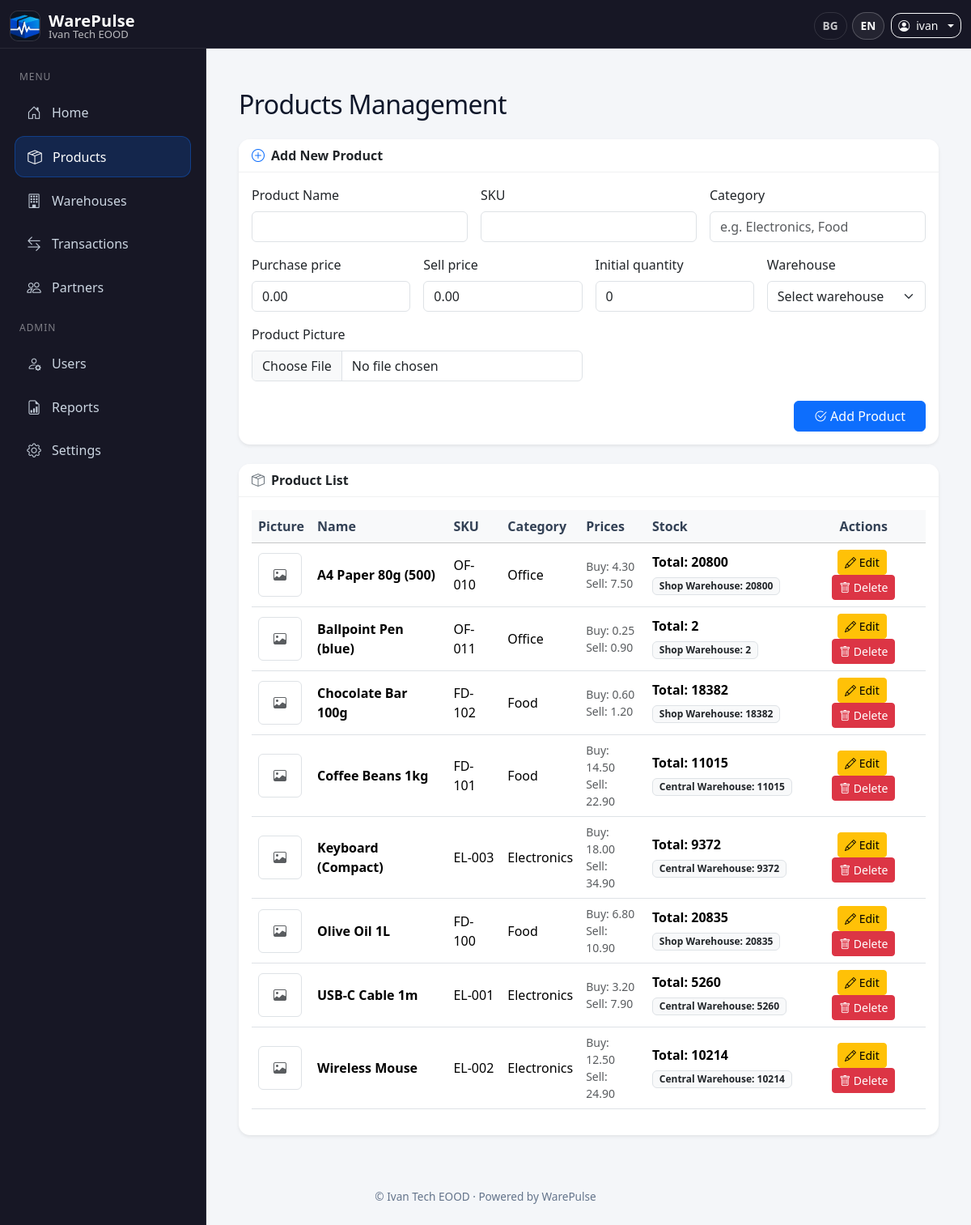
The page /products (signed in) on the database its author committed.
### inventory/models.py (models this page shows, shortened)
class AppConfig(db.Model):
    __tablename__ = "app_config"
    id = db.Column(db.Integer, primary_key=True)
    owner_id = db.Column(db.Integer, db.ForeignKey("user.id"), nullable=False, unique=True)
    company_name = db.Column(db.String(120), default="My Company")
    logo_path = db.Column(db.String(200))
    notifications_enabled = db.Column(db.Boolean, default=True)
    low_stock_threshold = db.Column(db.Integer, default=5)
    default_language = db.Column(db.String(10), default="en")
    currency = db.Column(db.String(10), default="EUR")

class User(db.Model, UserMixin):
    __tablename__ = "user"
    id = db.Column(db.Integer, primary_key=True)
    username = db.Column(db.String(150), nullable=False, unique=True)
    email = db.Column(db.String(150), nullable=False, unique=True)
    password = db.Column(db.String(200), nullable=False)
    role = db.Column(db.String(50), nullable=False, default="User")
    created_by_id = db.Column(db.Integer, db.ForeignKey("user.id"), nullable=True)
    login_count = db.Column(db.Integer, default=0, nullable=False)
    last_login_ip = db.Column(db.String(64), nullable=True)
    last_login_country = db.Column(db.String(100), nullable=True)
    last_login_at = db.Column(db.DateTime, nullable=True)
    last_login_user_agent = db.Column(db.String(255), nullable=True)
    force_password_change = db.Column(db.Boolean, default=False, nullable=False)
    password_changed_at = db.Column(db.DateTime, nullable=True)
    company_name = db.Column(db.String(150), nullable=True)
    created_by = db.relationship("User", remote_side=[id], backref="created_users")
    transactions = db.relationship("Transaction", back_populates="user")
    login_events = db.relationship(
        "LoginEvent",
        back_populates="user",
        cascade="all, delete-orphan",
        order_by="desc(LoginEvent.logged_in_at)",
    )

class Product(db.Model):
    __tablename__ = "product"
    id = db.Column(db.Integer, primary_key=True)
    name = db.Column(db.String(100), nullable=False)
    sku = db.Column(db.String(50), nullable=False)
    category = db.Column(db.String(100))
    quantity = db.Column(db.Integer, default=0)
    default_purchase_price = db.Column(db.Float, default=0.0)
    default_sell_price = db.Column(db.Float, default=0.0)
    image = db.Column(db.String(200))
    owner_id = db.Column(db.Integer, db.ForeignKey("user.id"), nullable=False)
    warehouse_id = db.Column(db.Integer, db.ForeignKey("warehouse.id"), nullable=True)
    stocks = db.relationship("Stock", back_populates="product", cascade="all, delete-orphan")
    items = db.relationship("TransactionItem", back_populates="product")

class Stock(db.Model):
    __tablename__ = "stock"
    id = db.Column(db.Integer, primary_key=True)
    product_id = db.Column(db.Integer, db.ForeignKey("product.id"), nullable=False)
    warehouse_id = db.Column(db.Integer, db.ForeignKey("warehouse.id"), nullable=False)
    quantity = db.Column(db.Integer, default=0)
    __table_args__ = (
        db.UniqueConstraint("product_id", "warehouse_id", name="uq_stock_product_warehouse"),
    )
    product = db.relationship("Product", back_populates="stocks")
    warehouse = db.relationship("Warehouse", back_populates="stocks")

class Warehouse(db.Model):
    __tablename__ = "warehouse"
    id = db.Column(db.Integer, primary_key=True)
    name = db.Column(db.String(100), nullable=False)
    location = db.Column(db.String(150), nullable=True)
    owner_id = db.Column(db.Integer, db.ForeignKey("user.id"), nullable=False)
    products = db.relationship("Product", backref="warehouse")
    stocks = db.relationship("Stock", back_populates="warehouse", cascade="all, delete-orphan")
    transactions = db.relationship("Transaction", back_populates="warehouse")

### inventory/routes/products.py (the view)
@bp.route("/products")
@login_required
def products():
    if not has_permission(current_user, "products:view"):
        flash(_("You do not have permission to view products."), "danger")
        return redirect(url_for("main.index"))
    owner_id = _get_owner_id()
    query = (
        Product.query
        .options(joinedload(Product.stocks).joinedload(Stock.warehouse))
        .order_by(Product.name.asc())
    )
    if owner_id is not None:
        query = query.filter(Product.owner_id == owner_id)
    products_list = query.all()
    warehouses_q = Warehouse.query.order_by(Warehouse.name.asc())
    if owner_id is not None:
        warehouses_q = warehouses_q.filter(Warehouse.owner_id == owner_id)
    warehouses = warehouses_q.all()
    return render_template("products.html", products=products_list, warehouses=warehouses)

### inventory/templates/products.html (shortened to what this page needs)
{% extends 'base.html' %}
{% block content %}
<div class="container py-4">
  <div class="d-flex justify-content-between align-items-center mb-4">
    <h2 class="mb-0">{{ _('Products Management') }}</h2>
  </div>
  <div class="card shadow-sm mb-4">
    <div class="card-header bg-white fw-semibold d-flex align-items-center">
      <i class="bi bi-plus-circle me-2 text-primary"></i>{{ _('Add New Product') }}
    </div>
    <div class="card-body">
      <form action="{{ url_for('products.add_product') }}" method="POST" enctype="multipart/form-data">
        <div class="row g-3">
          <div class="col-md-4">
            <label class="form-label">{{ _('Product Name') }}</label>
            <input type="text" class="form-control" name="name" required>
          </div>
          <div class="col-md-4">
            <label class="form-label">{{ _('SKU') }}</label>
            <input type="text" class="form-control" name="sku" required>
          </div>
          <div class="col-md-4">
            <label class="form-label">{{ _('Category') }}</label>
            <input type="text" class="form-control" name="category" placeholder="{{ _('e.g. Electronics, Food') }}">
          </div>
          <div class="col-md-3">
            <label class="form-label">{{ _('Purchase price') }}</label>
            <input type="number" step="0.01" class="form-control" name="purchase_price" value="0.00">
          </div>
          <div class="col-md-3">
            <label class="form-label">{{ _('Sell price') }}</label>
            <input type="number" step="0.01" class="form-control" name="sell_price" value="0.00">
          </div>
          <div class="col-md-3">
            <label class="form-label">{{ _('Initial quantity') }}</label>
            <input type="number" class="form-control" name="quantity" value="0" min="0">
          </div>
          <div class="col-md-3">
            <label class="form-label">{{ _('Warehouse') }}</label>
            <select name="warehouse_id" class="form-select" required>
              <option value="">{{ _('Select warehouse') }}</option>
            </select>
          </div>
          <div class="col-md-6">
            <label class="form-label">{{ _('Product Picture') }}</label>
            <input type="file" class="form-control" name="image" accept="image/*">
          </div>
        </div>
        <div class="text-end mt-4">
          <button type="submit" class="btn btn-primary px-4">
            <i class="bi bi-check2-circle me-1"></i>{{ _('Add Product') }}
          </button>
        </div>
      </form>
    </div>
  </div>
  <div class="card shadow-sm">
    <div class="card-header bg-white fw-semibold d-flex align-items-center">
      <i class="bi bi-box-seam me-2 text-secondary"></i>{{ _('Product List') }}
    </div>
    <div class="card-body table-responsive">
      <table class="table table-hover align-middle">
        <thead class="table-light">
          <tr>
            <th style="width:70px">{{ _('Picture') }}</th>
            <th>{{ _('Name') }}</th>
            <th>{{ _('SKU') }}</th>
            <th>{{ _('Category') }}</th>
            <th>{{ _('Prices') }}</th>
            <th>{{ _('Stock') }}</th>
            <th class="text-center">{{ _('Actions') }}</th>
          </tr>
        </thead>
        <tbody>
          {% for product in products %}
          {% set total_stock = (product.stocks | sum(attribute='quantity')) %}
          <tr>
            <td>
              {% if product.image %}
                <img src="{{ url_for('static', filename=product.image) }}"
                     alt="{{ product.name }}"
                     class="rounded border"
                     style="width: 54px; height: 54px; object-fit: cover;">
              {% else %}
                <div class="rounded border d-flex align-items-center justify-content-center"
                     style="width:54px;height:54px;">
                  <i class="bi bi-image text-muted"></i>
                </div>
              {% endif %}
            </td>
            <td class="fw-semibold">{{ product.name }}</td>
            <td>{{ product.sku }}</td>
            <td>{{ product.category or _('N/A') }}</td>
            <td>
              <div class="small text-muted">{{ _('Buy') }}: {{ "%.2f"|format(product.default_purchase_price or 0) }}</div>
              <div class="small text-muted">{{ _('Sell') }}: {{ "%.2f"|format(product.default_sell_price or 0) }}</div>
            </td>
            <td>
              <div class="fw-semibold">{{ _('Total') }}: {{ total_stock or 0 }}</div>
              <div class="mt-1">
                {% for s in product.stocks %}
                  <span class="badge bg-light text-dark border me-1 mb-1">
                    {{ s.warehouse.name }}: {{ s.quantity or 0 }}
                  </span>
                {% endfor %}
              </div>
            </td>
            <td class="text-center">
              <button
                class="btn btn-sm btn-warning me-1 edit-btn"
                data-id="{{ product.id }}"
                data-name="{{ product.name }}"
                data-sku="{{ product.sku }}"
                data-category="{{ product.category or '' }}"
                data-buy="{{ product.default_purchase_price or 0 }}"
                data-sell="{{ product.default_sell_price or 0 }}"
              >
                <i class="bi bi-pencil"></i> {{ _('Edit') }}
              </button>
              <form method="POST"
                    action="{{ url_for('products.delete_product', id=product.id) }}"
                    class="d-inline delete-form"
                    data-confirm="{{ _('Are you sure you want to delete this product?') }}">
                <button type="submit" class="btn btn-sm btn-danger">
                  <i class="bi bi-trash"></i> {{ _('Delete') }}
                </button>
              </form>
            </td>
          </tr>
          {% endfor %}
        </tbody>
      </table>
    </div>
  </div>
</div>
{% endblock %}

### inventory/templates/base.html (shortened to what this page needs)
<!DOCTYPE html>
<html lang="{{ g.lang or 'en' }}">
<head>
  <link href="https://cdn.jsdelivr.net/npm/bootstrap@5.3.2/dist/css/bootstrap.min.css" rel="stylesheet" />
  <link href="https://cdn.jsdelivr.net/npm/bootstrap-icons@1.11.3/font/bootstrap-icons.css" rel="stylesheet" />
</head>
<body>
<nav class="navbar navbar-dark topbar fixed-top">
  <div class="container-fluid">
    <a class="navbar-brand brand"
       href="{% if current_user.is_authenticated %}
                {% if current_user.role == 'Developer' %}
                  {{ url_for('users.developer_dashboard') }}
                {% else %}
                  {{ url_for('main.index') }}
                {% endif %}
              {% else %}
                {{ url_for('main.landing') }}
              {% endif %}">
      <img src="{{ url_for('static', filename='warepulse-logo.png') }}" alt="WarePulse Logo" />
      <div class="d-flex flex-column">
        <span class="name">WarePulse</span>
        <span class="company">{{ g.app_config.company_name if g.app_config else '' }}</span>
      </div>
    </a>
    <div class="ms-auto d-flex align-items-center gap-2 top-actions">
      <div class="lang-pill d-none d-sm-flex align-items-center">
        <a href="?lang=bg" class="{% if g.lang=='bg' %}active{% endif %}">BG</a>
        <a href="?lang=en" class="{% if g.lang=='en' %}active{% endif %}">EN</a>
      </div>
      {% if current_user.is_authenticated %}
        <div class="dropdown">
          <a class="btn btn-outline-light btn-sm dropdown-toggle d-flex align-items-center gap-2"
             href="#" id="userDropdown" data-bs-toggle="dropdown" aria-expanded="false">
            <i class="bi bi-person-circle"></i>
            <span class="d-none d-sm-inline">{{ current_user.username }}</span>
          </a>
        </div>
      {% else %}
        <a class="btn btn-outline-light btn-sm" href="{{ url_for('auth.login') }}">{{ _('Login') }}</a>
        <a class="btn btn-primary btn-sm" href="{{ url_for('auth.register_admin') }}">{{ _('Register') }}</a>
      {% endif %}
    </div>
  </div>
</nav>
{% if current_user.is_authenticated and current_user.role != 'Developer' %}
  <aside id="sidebar" class="sidebar">
    <div class="nav-group-label">{{ _('Menu') }}</div>
    <a href="{{ url_for('main.index') }}"
       class="side-link {% if request.endpoint == 'main.index' %}active{% endif %}">
      <i class="bi bi-house-door"></i> {{ _('Home') }}
    </a>
    <a href="{{ url_for('products.products') }}"
       class="side-link {% if request.endpoint and request.endpoint.startswith('products.') %}active{% endif %}">
      <i class="bi bi-box-seam"></i> {{ _('Products') }}
    </a>
    <a href="{{ url_for('warehouses.warehouses') }}"
       class="side-link {% if request.endpoint and request.endpoint.startswith('warehouses.') %}active{% endif %}">
      <i class="bi bi-building"></i> {{ _('Warehouses') }}
    </a>
    <a href="{{ url_for('transactions.transactions') }}"
       class="side-link {% if request.endpoint and request.endpoint.startswith('transactions.') %}active{% endif %}">
      <i class="bi bi-arrow-left-right"></i> {{ _('Transactions') }}
    </a>
    <a href="{{ url_for('partners.partners') }}"
       class="side-link {% if request.endpoint and request.endpoint.startswith('partners.') %}active{% endif %}">
      <i class="bi bi-people"></i> {{ _('Partners') }}
    </a>
    {% if current_user.role == 'Admin / Owner' %}
      <div class="nav-group-label">{{ _('Admin') }}</div>
      <a href="{{ url_for('users.users') }}"
         class="side-link {% if request.endpoint and request.endpoint.startswith('users.') %}active{% endif %}">
        <i class="bi bi-person-gear"></i> {{ _('Users') }}
      </a>
      <a href="{{ url_for('reports.reports_home') }}"
         class="side-link {% if request.endpoint and request.endpoint.startswith('reports.') %}active{% endif %}">
        <i class="bi bi-file-earmark-bar-graph"></i> {{ _('Reports') }}
      </a>
      <a href="{{ url_for('settings.settings') }}"
         class="side-link {% if request.endpoint and request.endpoint.startswith('settings.') %}active{% endif %}">
        <i class="bi bi-gear"></i> {{ _('Settings') }}
      </a>
    {% endif %}
  </aside>
{% endif %}
<div class="content-wrap">
  <main class="main-content">
    {% block content %}{% endblock %}
  </main>
  <footer class="footer text-center">
    <div class="container">
      {% set company = g.app_config.company_name if g.app_config else '' %}
      © {{ company }} · Powered by WarePulse
    </div>
  </footer>
</div>
</body>
</html>

### rows shown on the page
AppConfig: app_config "Ivan Tech EOOD", company_name "Ivan Tech EOOD"
User: username "ivan"
Product: name "A4 Paper 80g (500)", sku "OF-010", category "Office", default_purchase_price "4.30", default_sell_price "7.50", total_stock "20800"
Stock: warehouse.name "Shop Warehouse", quantity "20800"
Product: name "Ballpoint Pen (blue)", sku "OF-011", category "Office", default_purchase_price "0.25", default_sell_price "0.90", warehouse "2"
Stock: warehouse.name "Shop Warehouse", quantity "2"
Product: name "Chocolate Bar 100g", sku "FD-102", category "Food", default_purchase_price "0.60", default_sell_price "1.20", total_stock "18382"
Stock: warehouse.name "Shop Warehouse", quantity "18382"
Product: name "Coffee Beans 1kg", sku "FD-101", category "Food", default_purchase_price "14.50", default_sell_price "22.90", total_stock "11015"
Stock: warehouse.name "Central Warehouse", quantity "11015"
Product: name "Keyboard (Compact)", sku "EL-003", category "Electronics", default_purchase_price "18.00", default_sell_price "34.90", total_stock "9372"
Stock: warehouse.name "Central Warehouse", quantity "9372"
Product: name "Olive Oil 1L", sku "FD-100", category "Food", default_purchase_price "6.80", default_sell_price "10.90", total_stock "20835"
Stock: warehouse.name "Shop Warehouse", quantity "20835"
Product: name "USB-C Cable 1m", sku "EL-001", category "Electronics", default_purchase_price "3.20", default_sell_price "7.90", total_stock "5260"
Stock: warehouse.name "Central Warehouse", quantity "5260"
Product: name "Wireless Mouse", sku "EL-002", category "Electronics", default_purchase_price "12.50", default_sell_price "24.90", total_stock "10214"
Stock: warehouse.name "Central Warehouse", quantity "10214"

### other values the page prints
form field warehouse_id "Select warehouse"
